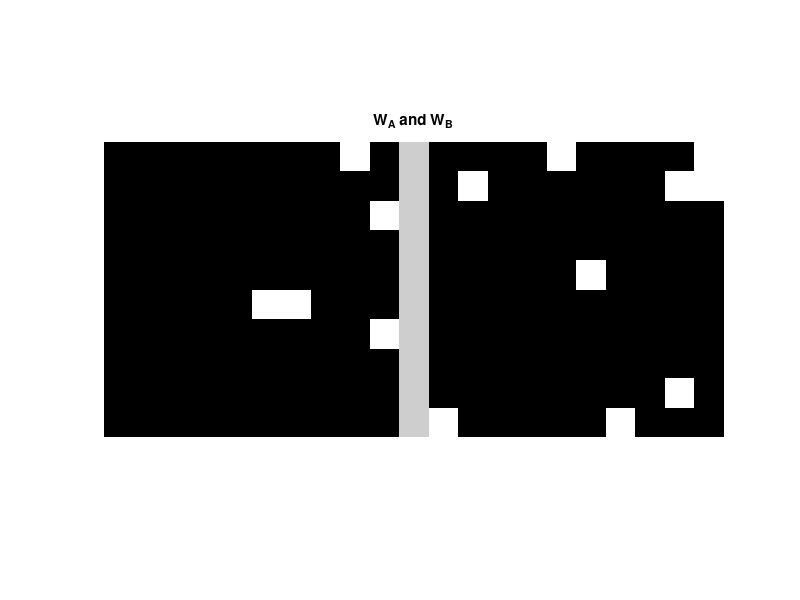
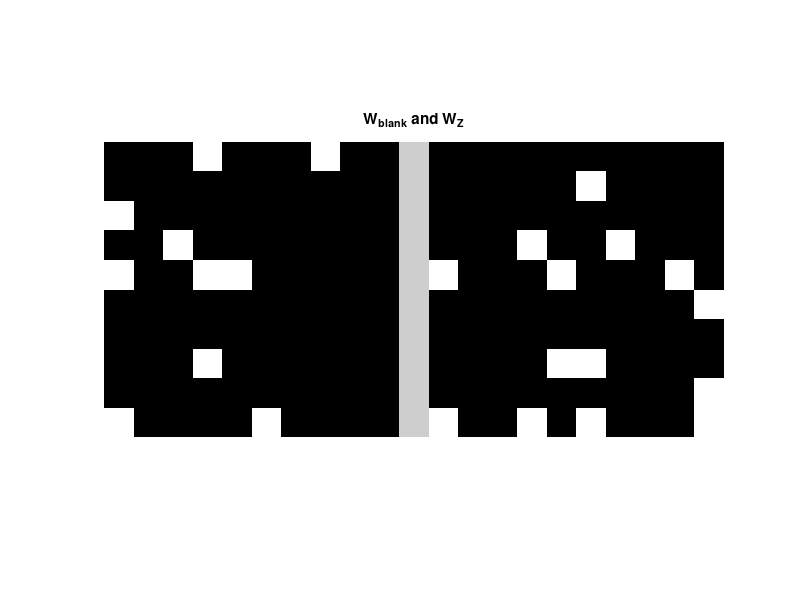

Write the MATLAB code that produced these figures, in order. (Note: this script raises an error after producing the figures.)
% Copyright (c) 2014 Trustees of Dartmouth College. All rights reserved.

%cuts/pastes/modifications of Bennet's pipeline. trying to understand the
%pipeline as a whole better, and a big long string of code works better for me
%for that purpose.

%here we will generate two W causality matrices, generate fMRI data for two
%ROIS (X and Y) that represent a block design in which the two conditions (A
%and B) differ only in the pattern of directed connectivity from X to Y.  Can we
%classify between the two conditions based on the recovered pattern of
%connectivity from X to Y?
DEBUG	= true;

%user-defined parameters
	%size of the various spaces
		%total number of functional signals
			nSig	= 10;
		%number of functional signals of X that cause Y
			nSigCause	= 10;
		%number of voxels into which the functional components are mixed
			nVoxel	= 100;
	
	%time
		%number of time points per block
			nTBlock	= 20;
		%number of time points per rest periods
			nTRest	= 5;
		%number of repetitions of each block per run
			nRepBlock	= 3;
		%number of runs
			nRun	= 10;
	
	%signal characteristics
		%recurrence coefficient (should be <= 1)
			CRecurX	= 0.1;
			CRecurY	= 0.7;
			CRecurZ	= 0;
		%fullness of W matrices
			WFullness	= 0.1;
		%sum of W columns (sum(W)/sqrt(nSigCause)+CRecurY/X must be <=1)
			WSum	= 0.1;
	
	%mixing
		%should we even mix into voxels?
			doMixing	= true;
		%magnitude of noise introduced in the voxel mixing
			noiseMix	= 0.1; 
	
%the two causality matrices (and other control causality matrices)
	nW				= 4;
	[cWCause,cW]	= deal(cell(nW,1));
	
	for kW=1:nW
		%generate a random W
			W					= rand(nSigCause);
		%make it sparse
			W(1-W>WFullness)	= 0;
		%normalize each column to the specified mean
			W			= W*WSum./repmat(sum(W,1),[nSigCause 1]);
			W(isnan(W))	= 0;
		
		cWCause{kW}	= W;
		
		%insert into the full matrix
		cW{kW}							= zeros(nSig);
		cW{kW}(1:nSigCause,1:nSigCause)	= cWCause{kW};
	end
	
	[WACause,WBCause,WBlankCause,WZCause]	= deal(cWCause{:});
	[WA,WB,WBlank,WZ]						= deal(cW{:});
	
	if DEBUG
		szIm	= 200;
		
		im	= normalize([WACause WBCause]);
		im	= [imresize(im(:,1:nSigCause),[szIm NaN],'nearest') 0.8*ones(szIm,round(200/nSigCause)) imresize(im(:,nSigCause+1:end),[szIm NaN],'nearest')];
		figure; imshow(im);
		title('W_A and W_B');
		
		im	= normalize([WBlankCause WZCause]);
		im	= [imresize(im(:,1:nSigCause),[szIm NaN],'nearest') 0.8*ones(szIm,round(200/nSigCause)) imresize(im(:,nSigCause+1:end),[szIm NaN],'nearest')];
		figure; imshow(im);
		title('W_{blank} and W_Z');
		
		disp(sprintf('WA column sums:  %s',sprintf('%.3f ',sum(WACause))));
		disp(sprintf('WB column sums:  %s',sprintf('%.3f ',sum(WBCause))));
		disp(sprintf('sum(WA)+CRecurY: %s',sprintf('%.3f ',sum(WACause)+CRecurY)));
		disp(sprintf('sum(WB)+CRecurY: %s',sprintf('%.3f ',sum(WBCause)+CRecurY)));
	end

%derived parameters
	%block design
		block	= blockdesign(1:2,nRepBlock,nRun);
		target	= arrayfun(@(run) block2target(block(run,:),nTBlock,nTRest,{'A','B'}),reshape(1:nRun,[],1),'uni',false);
	
	%number of time points per run
		nTRun	= numel(target{1});
	%total number of time points
		nT		= nTRun*nRun;
	
	if DEBUG
		disp(sprintf('TRs per run: %d',nTRun)); 

		figure;
		imagesc(block);
		colormap('gray');
		title('block design (blk=A, wht=B)');
		xlabel('block');
		ylabel('run');
	end

%generate the functional signals
	[X,Y]	= deal(zeros(nTRun,nRun,nSig));
	Z		= zeros(nTRun,nRun,nSig,nSig);
	
	for kR=1:nRun
		for kT=1:nTRun
			%previous values
				if kT==1
					xPrev	= randn(nSig,1);
					yPrev	= randn(nSig,1);
					zPrev	= randn(nSig,nSig);
				else
					xPrev	= squeeze(X(kT-1,kR,:));
					yPrev	= squeeze(Y(kT-1,kR,:));
					zPrev	= squeeze(Z(kT-1,kR,:,:));
				end
			%current causality matrix
				switch target{kR}{kT}
					case 'A'
						W	= WA;
					case 'B'
						W	= WB;
					otherwise
						W	= WBlank;
				end
			
			%pre-source
				Z(kT,kR,:,:)	= CRecurZ.*zPrev + (1-CRecurZ).*randn(nSig,nSig);
			%source
				X(kT,kR,:)		= CRecurX.*xPrev + sum(WZ'.*zPrev,2) + (1-WSum/sqrt(nSigCause)-CRecurX).*randn(nSig,1);
			%destination
				Y(kT,kR,:)		= CRecurY.*yPrev + W'*xPrev + (1-WSum/sqrt(nSigCause)-CRecurY).*randn(nSig,1);
		end
	end
	
	if DEBUG
		XCause	= X(:,:,1:nSigCause);
		YCause	= Y(:,:,1:nSigCause);
		
		cMeasure	= {'mean','range','std','std(d/dx)'};
		cFMeasure	= {@mean,@range,@std,@(x) std(diff(x))};
		
		cXMeasure	= cellfun(@(f) f(reshape(permute(XCause,[1 3 2]),nTRun*nSigCause,nRun)),cFMeasure,'uni',false);
		cYMeasure	= cellfun(@(f) f(reshape(permute(YCause,[1 3 2]),nTRun*nSigCause,nRun)),cFMeasure,'uni',false);
		
		cXMMeasure	= cellfun(@mean,cXMeasure,'uni',false);
		cYMMeasure	= cellfun(@mean,cYMeasure,'uni',false);
		
		[h,p,ci,stats]	= cellfun(@ttest2,cXMeasure,cYMeasure,'uni',false);
		tstat			= cellfun(@(s) s.tstat,stats,'uni',false);
		
		disp(sprintf('XCause mean/range/std/std(d/dx): %.3f %.3f %.3f %.3f',cXMMeasure{:}));
		disp(sprintf('YCause mean/range/std/std(d/dx): %.3f %.3f %.3f %.3f',cYMMeasure{:}));
		disp(sprintf('p      mean/range/std/std(d/dx): %.3f %.3f %.3f %.3f',p{:}));
		disp(sprintf('tstat  mean/range/std/std(d/dx): %.3f %.3f %.3f %.3f',tstat{:}));
	end
	
	if DEBUG
		tPlot	= reshape(1:nTRun,[],1);
		xPlot	= X(:,1,1);
		yPlot	= Y(:,1,1);
		
		h		= alexplot(tPlot,{xPlot yPlot},...
					'title'		, 'Run 1'		, ...
					'xlabel'	, 't'			, ...
					'ylabel'	, 'Amplitude'	, ...
					'legend'	, {'X','Y'}		  ...
					);
		
		yLim	= get(h.hA,'ylim');
		yMin	= yLim(1);
		yMax	= yLim(2);
		
		col	= {[0.25 0.25 0.25]; [0.75 0.75 0.75]};
		
		for kB=1:size(block,2)
			blockCur	= block(1,kB);
			colCur		= col{blockCur};
			
			kStart		= nTRest + 1 + (kB-1)*(nTBlock+nTRest);
			kEnd		= kStart + nTBlock;
			
			tStart	= tPlot(kStart);
			tEnd	= tPlot(kEnd);
			
			hP	= patch([tStart;tStart;tEnd;tEnd],[yMin;yMax;yMax;yMin],colCur);
			set(hP,'EdgeColor',colCur);
			MoveToBack(h.hA,hP);
		end
	end

%mix between voxels
	if doMixing
		XMix	= reshape(reshape(X,nT,nSig)*randn(nSig,nVoxel),nTRun,nRun,nVoxel) + noiseMix*randn(nTRun,nRun,nVoxel);
		YMix	= reshape(reshape(Y,nT,nSig)*randn(nSig,nVoxel),nTRun,nRun,nVoxel) + noiseMix*randn(nTRun,nRun,nVoxel);
	end

%unmix and keep the top nSigCause components
	if doMixing
		[CPCAX,XUnMix]	= pca(reshape(XMix,nT,nVoxel));
		XUnMix			= reshape(XUnMix,nTRun,nRun,nVoxel);
		
		[CPCAY,YUnMix]	= pca(reshape(YMix,nT,nVoxel));
		YUnMix			= reshape(YUnMix,nTRun,nRun,nVoxel);
	else
		[XUnMix,YUnMix]	= deal(X,Y);
	end
	
	XUnMix	= XUnMix(:,:,1:nSigCause);
	YUnMix	= YUnMix(:,:,1:nSigCause);

%calculate W*
	%get the A and B portions of the signals for each run
		XA	= arrayfun(@(run) squeeze(XUnMix(strcmp(target{run},'A'),run,:)),reshape(1:nRun,[],1),'uni',false);
		XB	= arrayfun(@(run) squeeze(XUnMix(strcmp(target{run},'B'),run,:)),reshape(1:nRun,[],1),'uni',false);
		
		YA	= arrayfun(@(run) squeeze(YUnMix(strcmp(target{run},'A'),run,:)),reshape(1:nRun,[],1),'uni',false);
		YB	= arrayfun(@(run) squeeze(YUnMix(strcmp(target{run},'B'),run,:)),reshape(1:nRun,[],1),'uni',false);
	
	%calculate the Granger Causality from X components to Y components for each run
		[WAs,WBs]	= deal(repmat({zeros(nSigCause)},[nRun 1]));
		
		for kR=1:nRun
			for kX=1:nSigCause
				for kY=1:nSigCause
					WAs{kR}(kX,kY)	= GrangerCausality(XA{kR}(:,kX),YA{kR}(:,kY));
					WBs{kR}(kX,kY)	= GrangerCausality(XB{kR}(:,kX),YB{kR}(:,kY));
				end
			end
		end
	
	if DEBUG
		mWAs	= mean(cat(3,WAs{:}),3);
		mWBs	= mean(cat(3,WBs{:}),3);
		
		im	= normalize([mWAs mWBs]);
		im	= [imresize(im(:,1:nSigCause),[szIm NaN],'nearest') 0.8*ones(szIm,round(200/nSigCause)) imresize(im(:,nSigCause+1:end),[szIm NaN],'nearest')];
		figure; imshow(im);
		title('W^*_A and W^*_B');
		
		disp(sprintf('mean W*A column sums:  %s',sprintf('%.3f ',sum(mWAs))));
		disp(sprintf('mean W*B column sums:  %s',sprintf('%.3f ',sum(mWBs))));
	end

%classify between W*A and W*B
	P	= cvpartition(nRun,'LeaveOut');
	
	res	= zeros(P.NumTestSets,1);
	for kP=1:P.NumTestSets
		WATrain	= cellfun(@(W) reshape(W,1,[]), WAs(P.training(kP)),'uni',false);
		WBTrain	= cellfun(@(W) reshape(W,1,[]), WBs(P.training(kP)),'uni',false);
		
		WATest	= cellfun(@(W) reshape(W,1,[]), WAs(P.test(kP)),'uni',false);
		WBTest	= cellfun(@(W) reshape(W,1,[]), WBs(P.test(kP)),'uni',false);
		
		WATrain	= cat(1,WATrain{:});
		WBTrain	= cat(1,WBTrain{:});
		WATest	= cat(1,WATest{:});
		WBTest	= cat(1,WBTest{:});
		
		WTrain	= [WATrain; WBTrain];
		WTest	= [WATest; WBTest];
		
		lblTrain	= reshape(repmat({'A' 'B'},[nRun-1 1]),[],1);
		lblTest		= {'A';'B'};
		
		sSVM	= svmtrain(WTrain,lblTrain);
		pred	= svmclassify(sSVM,WTest);
		res(kP)	= sum(strcmp(pred,lblTest));
	end
	
	%one-tailed binomial test
		Nbin	= 2*nRun;
		Pbin	= 0.5;
		Xbin	= sum(res);
		p		= 1 - binocdf(Xbin-1,Nbin,Pbin);
	%accuracy
		acc	= Xbin/Nbin;
		
	if DEBUG
		disp(sprintf('accuracy: %.2f%%',100*acc));
		disp(sprintf('p(binom): %.3f',p));
	end
	
